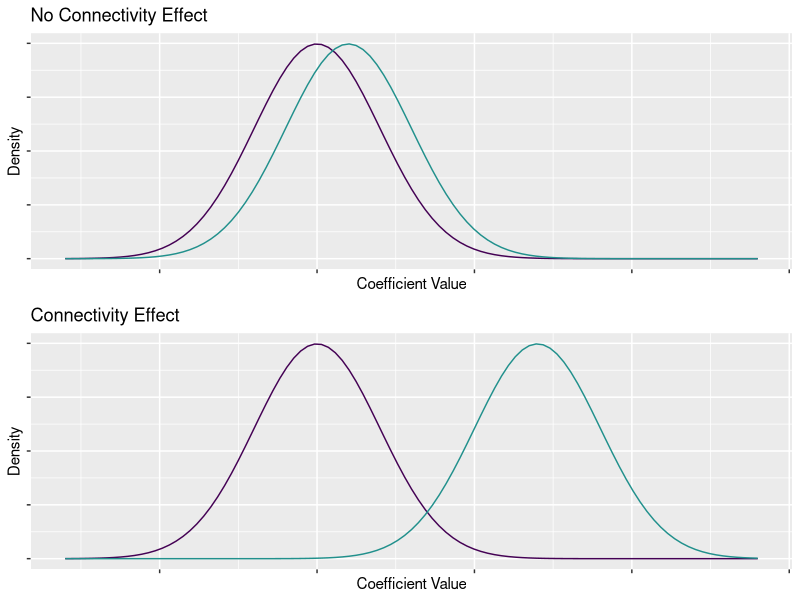
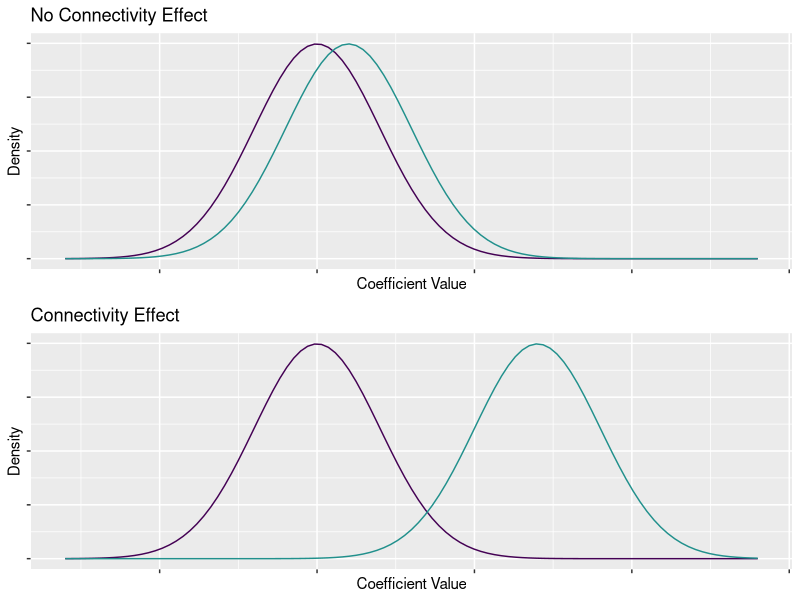

Source code (R) for these figures, in order:
library(ggplot2)
library(cowplot)

x_values <- data.frame(x = c(-3, 3))

dnorm_shift_small <- function(x){
  dnorm(x, mean = 0.5)
}

dnorm_shift_big <- function(x){
  dnorm(x, mean = 3.5)
}

gg_base <- ggplot(x_values, aes(x)) +
  theme(axis.text = element_blank()) +
  ylab("Density") + xlab("Coefficient Value") +
  xlim(-4, 7)

(res <- plot_grid(
  gg_base +
    stat_function(fun = dnorm,
                  color = viridis::viridis(1, begin = 0)) +
    stat_function(fun = dnorm_shift_small,
                  color = viridis::viridis(1, begin = 0.5)) +
    ggtitle("No Connectivity Effect"),
  gg_base +
    stat_function(fun = dnorm,
                  color = viridis::viridis(1, begin = 0)) +
    stat_function(fun = dnorm_shift_big,
                  color = viridis::viridis(1, begin = 0.5)) +
    ggtitle("Connectivity Effect"),
ncol = 1))

ggsave("figures/distribution_cartoon.png", res, scale = 0.8, width = 4.125)

palette <- c(viridis::viridis(1, begin = 0.5),
      viridis::viridis(1, begin = 0))
